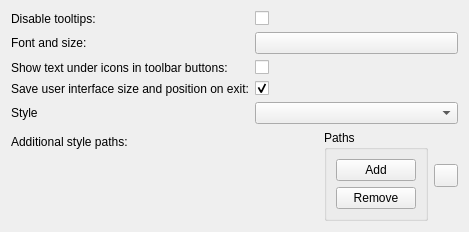
<?xml version="1.0" encoding="UTF-8"?>
<ui version="4.0">
 <class>qCjyxSettingsStylesPanel</class>
 <widget class="ctkSettingsPanel" name="qCjyxSettingsStylesPanel">
  <property name="geometry">
   <rect>
    <x>0</x>
    <y>0</y>
    <width>469</width>
    <height>227</height>
   </rect>
  </property>
  <property name="windowTitle">
   <string>StyleSettings</string>
  </property>
  <layout class="QFormLayout" name="formLayout">
   <property name="fieldGrowthPolicy">
    <enum>QFormLayout::AllNonFixedFieldsGrow</enum>
   </property>
   <item row="6" column="0">
    <widget class="QLabel" name="AdditionalModulePathsLabel">
     <property name="text">
      <string>Additional style paths:</string>
     </property>
    </widget>
   </item>
   <item row="6" column="1">
    <widget class="QWidget" name="AdditionalStylePathsWidget" native="true">
     <layout class="QHBoxLayout" name="horizontalLayout_2">
      <property name="margin">
       <number>0</number>
      </property>
      <item>
       <widget class="qCjyxDirectoryListView" name="AdditionalStylePathsView" native="true">
        <property name="sizePolicy">
         <sizepolicy hsizetype="MinimumExpanding" vsizetype="Preferred">
          <horstretch>0</horstretch>
          <verstretch>0</verstretch>
         </sizepolicy>
        </property>
        <property name="toolTip">
         <string/>
        </property>
       </widget>
      </item>
      <item>
       <widget class="QGroupBox" name="groupBox">
        <property name="title">
         <string>Paths</string>
        </property>
        <layout class="QVBoxLayout" name="verticalLayout_2">
         <item>
          <widget class="QPushButton" name="AddAdditionalStylePathButton">
           <property name="toolTip">
            <string>&lt;!DOCTYPE HTML PUBLIC &quot;-//W3C//DTD HTML 4.0//EN&quot; &quot;http://www.w3.org/TR/REC-html40/strict.dtd&quot;&gt;
&lt;html&gt;&lt;head&gt;&lt;meta name=&quot;qrichtext&quot; content=&quot;1&quot; /&gt;&lt;style type=&quot;text/css&quot;&gt;
p, li { white-space: pre-wrap; }
&lt;/style&gt;&lt;/head&gt;&lt;body style=&quot; font-family:'MS Shell Dlg 2'; font-size:8.25pt; font-weight:400; font-style:normal;&quot;&gt;
&lt;p style=&quot; margin-top:0px; margin-bottom:0px; margin-left:0px; margin-right:0px; -qt-block-indent:0; text-indent:0px;&quot;&gt;&lt;span style=&quot; font-size:8pt;&quot;&gt;Add a style plugin path.&lt;/span&gt;&lt;/p&gt;
&lt;p style=&quot;-qt-paragraph-type:empty; margin-top:0px; margin-bottom:0px; margin-left:0px; margin-right:0px; -qt-block-indent:0; text-indent:0px; font-size:8pt;&quot;&gt;&lt;/p&gt;
&lt;p style=&quot; margin-top:0px; margin-bottom:0px; margin-left:0px; margin-right:0px; -qt-block-indent:0; text-indent:0px;&quot;&gt;&lt;span style=&quot; font-size:8pt;&quot;&gt;Adding a style plugin path will make accessible this style plugin (and thus all the its styles) to the application. This action &lt;/span&gt;&lt;span style=&quot; font-size:8pt; font-weight:600;&quot;&gt;requires&lt;/span&gt;&lt;span style=&quot; font-size:8pt;&quot;&gt; to restart the application.&lt;/span&gt;&lt;/p&gt;&lt;/body&gt;&lt;/html&gt;</string>
           </property>
           <property name="text">
            <string>Add</string>
           </property>
          </widget>
         </item>
         <item>
          <widget class="QPushButton" name="RemoveAdditionalStylePathButton">
           <property name="toolTip">
            <string>&lt;!DOCTYPE HTML PUBLIC &quot;-//W3C//DTD HTML 4.0//EN&quot; &quot;http://www.w3.org/TR/REC-html40/strict.dtd&quot;&gt;
&lt;html&gt;&lt;head&gt;&lt;meta name=&quot;qrichtext&quot; content=&quot;1&quot; /&gt;&lt;style type=&quot;text/css&quot;&gt;
p, li { white-space: pre-wrap; }
&lt;/style&gt;&lt;/head&gt;&lt;body style=&quot; font-family:'MS Shell Dlg 2'; font-size:8.25pt; font-weight:400; font-style:normal;&quot;&gt;
&lt;p style=&quot; margin-top:0px; margin-bottom:0px; margin-left:0px; margin-right:0px; -qt-block-indent:0; text-indent:0px;&quot;&gt;&lt;span style=&quot; font-size:8pt;&quot;&gt;Remove the currently selected style plugin path.&lt;/span&gt;&lt;/p&gt;
&lt;p style=&quot;-qt-paragraph-type:empty; margin-top:0px; margin-bottom:0px; margin-left:0px; margin-right:0px; -qt-block-indent:0; text-indent:0px; font-size:8pt;&quot;&gt;&lt;/p&gt;
&lt;p style=&quot; margin-top:0px; margin-bottom:0px; margin-left:0px; margin-right:0px; -qt-block-indent:0; text-indent:0px;&quot;&gt;&lt;span style=&quot; font-size:8pt;&quot;&gt;Removing a style plugin path will make inaccessible this style plugin (and thus all the its styles) the next time the application is opened. This action &lt;/span&gt;&lt;span style=&quot; font-size:8pt; font-weight:600;&quot;&gt;requires&lt;/span&gt;&lt;span style=&quot; font-size:8pt;&quot;&gt; to restart the application.&lt;/span&gt;&lt;/p&gt;&lt;/body&gt;&lt;/html&gt;</string>
           </property>
           <property name="text">
            <string>Remove</string>
           </property>
          </widget>
         </item>
         <item>
          <spacer name="verticalSpacer">
           <property name="orientation">
            <enum>Qt::Vertical</enum>
           </property>
           <property name="sizeHint" stdset="0">
            <size>
             <width>20</width>
             <height>40</height>
            </size>
           </property>
          </spacer>
         </item>
        </layout>
       </widget>
      </item>
      <item>
       <widget class="ctkExpandButton" name="AdditionalStylePathMoreButton">
        <property name="toolTip">
         <string>&lt;!DOCTYPE HTML PUBLIC &quot;-//W3C//DTD HTML 4.0//EN&quot; &quot;http://www.w3.org/TR/REC-html40/strict.dtd&quot;&gt;
&lt;html&gt;&lt;head&gt;&lt;meta name=&quot;qrichtext&quot; content=&quot;1&quot; /&gt;&lt;style type=&quot;text/css&quot;&gt;
p, li { white-space: pre-wrap; }
&lt;/style&gt;&lt;/head&gt;&lt;body style=&quot; font-family:'MS Shell Dlg 2'; font-size:8.25pt; font-weight:400; font-style:normal;&quot;&gt;
&lt;p style=&quot; margin-top:0px; margin-bottom:0px; margin-left:0px; margin-right:0px; -qt-block-indent:0; text-indent:0px;&quot;&gt;&lt;span style=&quot; font-size:8pt;&quot;&gt;Show the interface to add/remove additional style paths.&lt;/span&gt;&lt;/p&gt;&lt;/body&gt;&lt;/html&gt;</string>
        </property>
        <property name="checked">
         <bool>true</bool>
        </property>
        <property name="mirrorOnExpand">
         <bool>true</bool>
        </property>
       </widget>
      </item>
     </layout>
    </widget>
   </item>
   <item row="5" column="0">
    <widget class="QLabel" name="StyleLabel">
     <property name="text">
      <string>Style</string>
     </property>
    </widget>
   </item>
   <item row="5" column="1">
    <widget class="QComboBox" name="StyleComboBox">
     <property name="toolTip">
      <string>&lt;!DOCTYPE HTML PUBLIC &quot;-//W3C//DTD HTML 4.0//EN&quot; &quot;http://www.w3.org/TR/REC-html40/strict.dtd&quot;&gt;
&lt;html&gt;&lt;head&gt;&lt;meta name=&quot;qrichtext&quot; content=&quot;1&quot; /&gt;&lt;style type=&quot;text/css&quot;&gt;
p, li { white-space: pre-wrap; }
&lt;/style&gt;&lt;/head&gt;&lt;body style=&quot; font-family:'MS Shell Dlg 2'; font-size:8.25pt; font-weight:400; font-style:normal;&quot;&gt;
&lt;p style=&quot; margin-top:0px; margin-bottom:0px; margin-left:0px; margin-right:0px; -qt-block-indent:0; text-indent:0px;&quot;&gt;&lt;span style=&quot; font-size:8pt;&quot;&gt;Select the application current style.&lt;/span&gt;&lt;/p&gt;&lt;/body&gt;&lt;/html&gt;</string>
     </property>
    </widget>
   </item>
   <item row="0" column="0">
    <widget class="QLabel" name="ShowToolTipsLabel">
     <property name="text">
      <string>Disable tooltips:</string>
     </property>
    </widget>
   </item>
   <item row="0" column="1">
    <widget class="QCheckBox" name="ShowToolTipsCheckBox">
     <property name="toolTip">
      <string>&lt;!DOCTYPE HTML PUBLIC &quot;-//W3C//DTD HTML 4.0//EN&quot; &quot;http://www.w3.org/TR/REC-html40/strict.dtd&quot;&gt;
&lt;html&gt;&lt;head&gt;&lt;meta name=&quot;qrichtext&quot; content=&quot;1&quot; /&gt;&lt;style type=&quot;text/css&quot;&gt;
p, li { white-space: pre-wrap; }
&lt;/style&gt;&lt;/head&gt;&lt;body style=&quot; font-family:'MS Shell Dlg 2'; font-size:8.25pt; font-weight:400; font-style:normal;&quot;&gt;
&lt;p style=&quot; margin-top:0px; margin-bottom:0px; margin-left:0px; margin-right:0px; -qt-block-indent:0; text-indent:0px;&quot;&gt;&lt;span style=&quot; font-size:8pt;&quot;&gt;Set if tooltips (just like this) appear or not when the mouse hovers above widgets.&lt;/span&gt;&lt;/p&gt;&lt;/body&gt;&lt;/html&gt;</string>
     </property>
     <property name="text">
      <string/>
     </property>
    </widget>
   </item>
   <item row="1" column="0">
    <widget class="QLabel" name="FontLabel">
     <property name="text">
      <string>Font and size:</string>
     </property>
    </widget>
   </item>
   <item row="1" column="1">
    <widget class="ctkFontButton" name="FontButton">
     <property name="toolTip">
      <string>&lt;!DOCTYPE HTML PUBLIC &quot;-//W3C//DTD HTML 4.0//EN&quot; &quot;http://www.w3.org/TR/REC-html40/strict.dtd&quot;&gt;
&lt;html&gt;&lt;head&gt;&lt;meta name=&quot;qrichtext&quot; content=&quot;1&quot; /&gt;&lt;style type=&quot;text/css&quot;&gt;
p, li { white-space: pre-wrap; }
&lt;/style&gt;&lt;/head&gt;&lt;body style=&quot; font-family:'MS Shell Dlg 2'; font-size:8.25pt; font-weight:400; font-style:normal;&quot;&gt;
&lt;p style=&quot; margin-top:0px; margin-bottom:0px; margin-left:0px; margin-right:0px; -qt-block-indent:0; text-indent:0px;&quot;&gt;&lt;span style=&quot; font-size:8pt;&quot;&gt;Customize the application's font and size to your preference.&lt;/span&gt;&lt;/p&gt;&lt;/body&gt;&lt;/html&gt;</string>
     </property>
    </widget>
   </item>
   <item row="2" column="0">
    <widget class="QLabel" name="ShowToolButtonTextLabel">
     <property name="text">
      <string>Show text under icons in toolbar buttons:</string>
     </property>
    </widget>
   </item>
   <item row="2" column="1">
    <widget class="QCheckBox" name="ShowToolButtonTextCheckBox">
     <property name="toolTip">
      <string>&lt;!DOCTYPE HTML PUBLIC &quot;-//W3C//DTD HTML 4.0//EN&quot; &quot;http://www.w3.org/TR/REC-html40/strict.dtd&quot;&gt;
&lt;html&gt;&lt;head&gt;&lt;meta name=&quot;qrichtext&quot; content=&quot;1&quot; /&gt;&lt;style type=&quot;text/css&quot;&gt;
p, li { white-space: pre-wrap; }
&lt;/style&gt;&lt;/head&gt;&lt;body style=&quot; font-family:'MS Shell Dlg 2'; font-size:8.25pt; font-weight:400; font-style:normal;&quot;&gt;
&lt;p style=&quot; margin-top:0px; margin-bottom:0px; margin-left:0px; margin-right:0px; -qt-block-indent:0; text-indent:0px;&quot;&gt;&lt;span style=&quot; font-size:8pt;&quot;&gt;When disabled, only icons are seen in the main window toolbar. Otherwise the action's corresponding text is shown underneath.&lt;/span&gt;&lt;/p&gt;&lt;/body&gt;&lt;/html&gt;</string>
     </property>
     <property name="text">
      <string/>
     </property>
    </widget>
   </item>
   <item row="3" column="0">
    <widget class="QLabel" name="RestoreUILabel">
     <property name="text">
      <string>Save user interface size and position on exit:</string>
     </property>
    </widget>
   </item>
   <item row="3" column="1">
    <widget class="QCheckBox" name="RestoreUICheckBox">
     <property name="toolTip">
      <string>&lt;!DOCTYPE HTML PUBLIC &quot;-//W3C//DTD HTML 4.0//EN&quot; &quot;http://www.w3.org/TR/REC-html40/strict.dtd&quot;&gt;
&lt;html&gt;&lt;head&gt;&lt;meta name=&quot;qrichtext&quot; content=&quot;1&quot; /&gt;&lt;style type=&quot;text/css&quot;&gt;
p, li { white-space: pre-wrap; }
&lt;/style&gt;&lt;/head&gt;&lt;body style=&quot; font-family:'MS Shell Dlg 2'; font-size:8.25pt; font-weight:400; font-style:normal;&quot;&gt;
&lt;p style=&quot; margin-top:0px; margin-bottom:0px; margin-left:0px; margin-right:0px; -qt-block-indent:0; text-indent:0px;&quot;&gt;&lt;span style=&quot; font-size:8pt;&quot;&gt;When enabled, the application size and position will be remembered for the next time the application is started.&lt;/span&gt;&lt;/p&gt;&lt;/body&gt;&lt;/html&gt;</string>
     </property>
     <property name="text">
      <string/>
     </property>
     <property name="checked">
      <bool>true</bool>
     </property>
     <property name="tristate">
      <bool>false</bool>
     </property>
    </widget>
   </item>
  </layout>
 </widget>
 <customwidgets>
  <customwidget>
   <class>ctkExpandButton</class>
   <extends>QToolButton</extends>
   <header>ctkExpandButton.h</header>
  </customwidget>
  <customwidget>
   <class>ctkFontButton</class>
   <extends>QPushButton</extends>
   <header>ctkFontButton.h</header>
  </customwidget>
  <customwidget>
   <class>ctkSettingsPanel</class>
   <extends>QWidget</extends>
   <header>ctkSettingsPanel.h</header>
   <container>1</container>
  </customwidget>
  <customwidget>
   <class>qCjyxDirectoryListView</class>
   <extends>QWidget</extends>
   <header>qCjyxDirectoryListView.h</header>
   <container>1</container>
  </customwidget>
 </customwidgets>
 <resources/>
 <connections>
  <connection>
   <sender>AdditionalStylePathMoreButton</sender>
   <signal>toggled(bool)</signal>
   <receiver>groupBox</receiver>
   <slot>setVisible(bool)</slot>
   <hints>
    <hint type="sourcelabel">
     <x>640</x>
     <y>427</y>
    </hint>
    <hint type="destinationlabel">
     <x>617</x>
     <y>471</y>
    </hint>
   </hints>
  </connection>
 </connections>
</ui>
